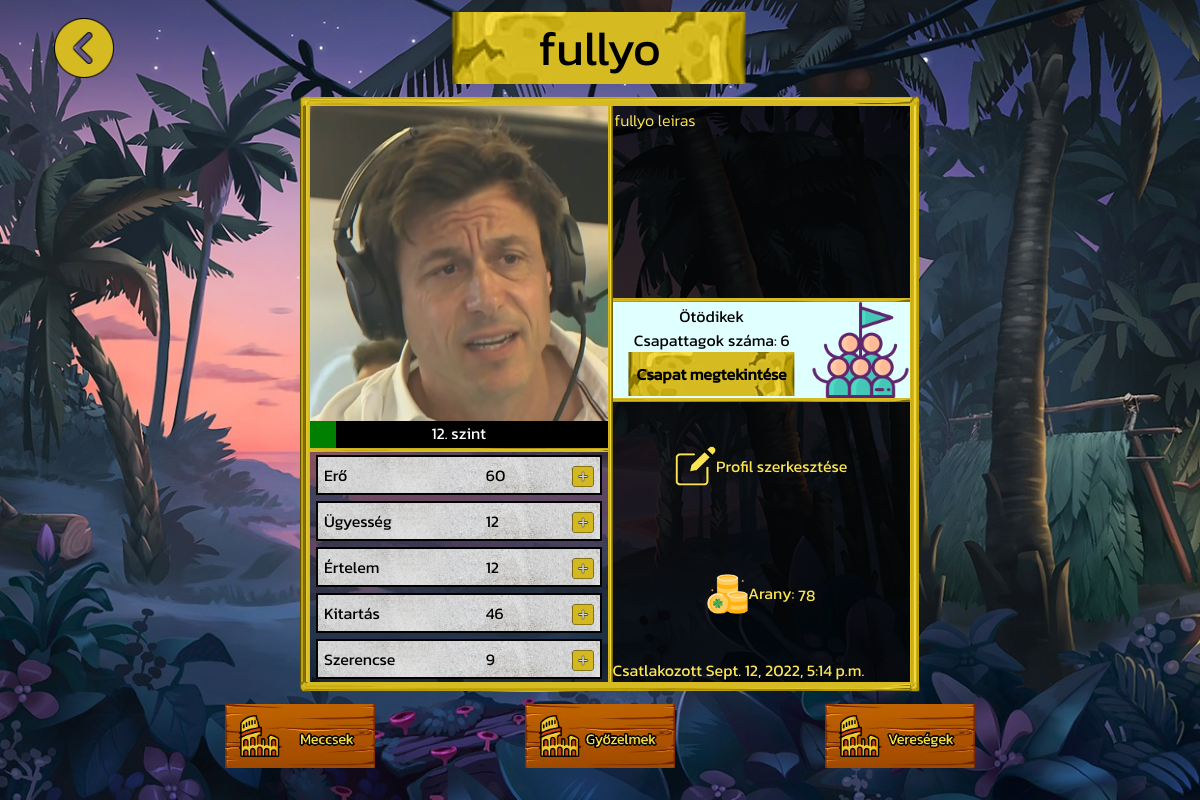
Before: /profil/47/ (signed in) with the older database file.
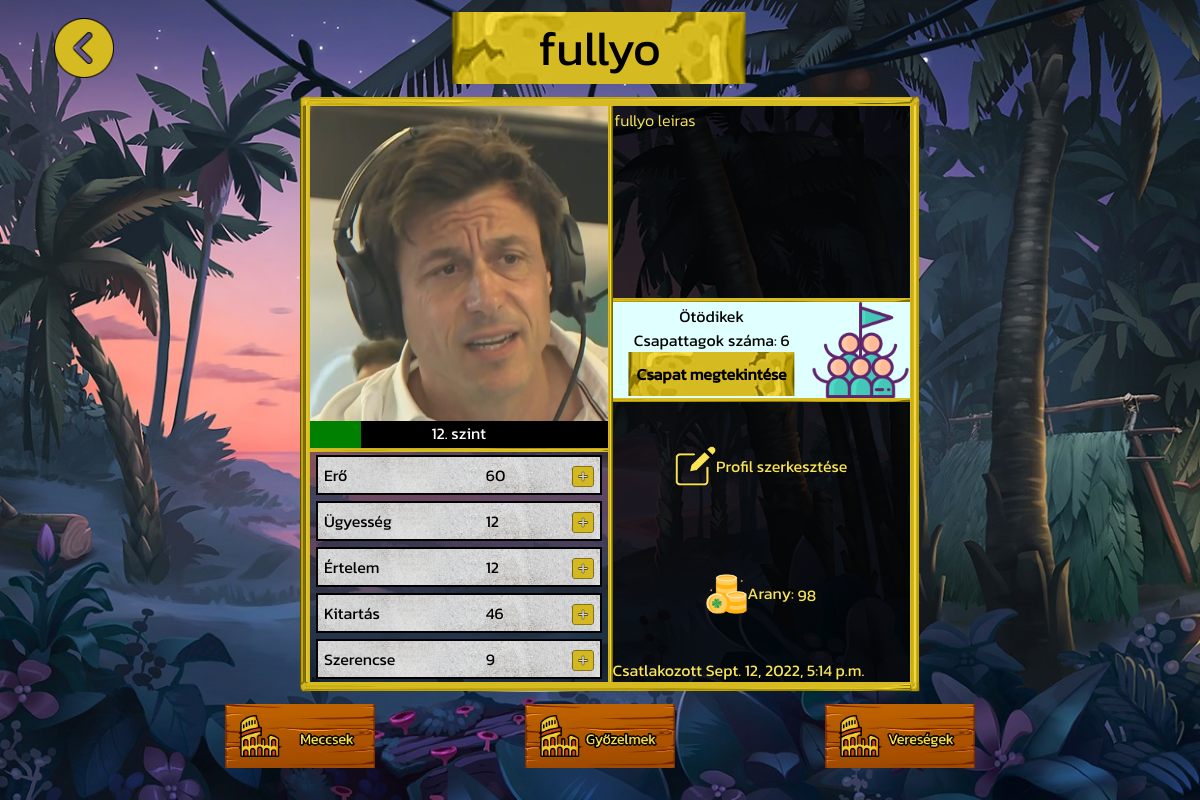
After: the same page with the newer database file.
### account/models.py (models this page shows, shortened)
class Account(AbstractBaseUser):
	username		= models.CharField(verbose_name = 'username', max_length = 20, unique = True)
	email 			= models.EmailField(verbose_name = 'email', max_length = 128, unique = True)
	date_joined		= models.DateTimeField(verbose_name = 'date joined', auto_now_add = True)
	last_login		= models.DateTimeField(verbose_name = 'last login', auto_now = True)
	description 	= models.TextField(verbose_name='description', max_length=200, null=True, blank=True)
	is_admin		= models.BooleanField(default=False)
	is_superuser	= models.BooleanField(default=False)
	is_staff		= models.BooleanField(default=False)
	is_active		= models.BooleanField(default=True) # - lehet false pl email-es aktivalas
	profile_image	= models.ImageField(null=True, blank=True, upload_to=profile_image_path)
	objects = CustomAccountManager()
	USERNAME_FIELD 	= 'username'
	REQUIRED_FIELDS	= ['email']

class Character(models.Model):
	account = models.OneToOneField(Account, on_delete=models.CASCADE, primary_key=True)
	ROLES = (
		('warrior', 'warrior'),
		('mage', 'mage'),
		('scout', 'scout'),
	)
	character_type	= models.CharField(verbose_name = 'character type', max_length = 20, choices=ROLES, default='')
	level			= models.DecimalField(verbose_name='level', max_digits=19, decimal_places=0, default = 1) #szint
	strength		= models.DecimalField(verbose_name='strength', max_digits=19, decimal_places=0, default = 8) #erő
	skill 			= models.DecimalField(verbose_name='skill', max_digits=19, decimal_places=0, default = 6) #ügyesség
	intelligence	= models.DecimalField(verbose_name='intelligence', max_digits=19, decimal_places=0, default = 7) #értelem
	health_point	= models.DecimalField(verbose_name='health point', max_digits=19, decimal_places=0, default = 10) #életerő
	fortune 		= models.DecimalField(verbose_name='fortune', max_digits=19, decimal_places=0, default = 8) #szerencse
	rank			= models.DecimalField(verbose_name='rank', max_digits=19, decimal_places=0, blank = True, null = True) #helyezes
	honor			= models.DecimalField(verbose_name='honor', max_digits=19, decimal_places=0, default = 1) #becsuletpont
	gold 			= models.DecimalField(verbose_name='gold', max_digits=20, decimal_places=0, default=100)
	current_xp 		= models.DecimalField(verbose_name='xp', max_digits=20, decimal_places=0, default=0) # jelenlegi xp pont
	next_level_xp	= models.DecimalField(verbose_name='next level xp', max_digits=20, decimal_places=0, default=150) # következő szint eléréshez szükséges xp pont
	objects 		= CharacterManager()

### team/models.py (models this page shows, shortened)
class Team(models.Model):
	name 			= models.CharField(max_length=60, unique=True, blank=False)
	description		= models.TextField(max_length=200, unique=False, blank=True, default="")
	date_created 	= models.DateTimeField(verbose_name = 'date created', auto_now_add = True, null=True)
	users 			= models.ManyToManyField(settings.AUTH_USER_MODEL, through='Membership')
	users_in_chat 	= models.ManyToManyField(settings.AUTH_USER_MODEL, related_name='users_in_chat')
	rank			= models.DecimalField(verbose_name='rank', max_digits=19, decimal_places=0, blank = True, null = True) #helyezes
	honor			= models.DecimalField(verbose_name='team honor', max_digits=19, decimal_places=0, default = 1) #becsuletpont
	owner_of_team 	= models.ForeignKey(settings.AUTH_USER_MODEL, on_delete=models.CASCADE, null=True, related_name='owner_of_team')
	objects 		= TeamManager()
	def __str__(self):
		return self.name

### account/views.py (the view)
# urls.py: path('profil/<user_id>/', profile_view, name='profile'),
@login_required(login_url='login')
def profile_view(request, *args, **kwargs):
	context = {}
	user_id = kwargs.get('user_id')
	try:
		account = Account.objects.get(id=user_id)
	except Account.DoesNotExist:
		return HttpResponse('Account does not exist')
	owner_of_the_profile = False
	if request.user.id == account.id:
		owner_of_the_profile = True
	if account.profile_image:
		profile_image = account.profile_image.url
	else:
		profile_image = STATIC_IMAGE_PATH_IF_DEFAULT_PIC_SET
	if not len(account.team_set.all()) == 0:
		team = account.team_set.all()[0]
		member_count = len(team.users.all())
	else:
		team = None
		member_count = None
	character_history = CharacterHistory.objects.get(account=account.id)
	character_fights_played = character_history.fights_played
	character_fights_won = character_history.fights_won
	character_fights_lost = character_history.fights_lost
	context = {
		'user_id': account.id,
		'username': account.username,
		'date_joined': account.date_joined,
		'last_login': account.last_login,
		'description': account.description,
		'profile_image': profile_image,
		'character_type': account.character.character_type,
		'level': account.character.level,
		'strength': account.character.strength,
		'skill': account.character.skill,
		'intelligence': account.character.intelligence,
		'health_point': account.character.health_point,
		'fortune': account.character.fortune,
		'rank': account.character.rank,
		'honor': account.character.honor,
		'gold': account.character.gold,
		'current_xp': account.character.current_xp,
		'next_level_xp': account.character.next_level_xp,
		'team': team,
		'team_member_count': member_count,
		'is_owner': owner_of_the_profile,
		'fights_count': character_fights_played,
		'fights_won_count': character_fights_won,
		'fights_lost_count': character_fights_lost,
	}
	return render(request, 'account/profile.html', context)

### account/templates/account/profile.html (shortened to what this page needs)
{% extends 'base_new.html' %}
{% load static %}
{% block content %}
<div id="profile-content-page">
	<div id="profile-title">
		<div id="profile-title-left">
			<div id="main-page-button">
				<img src="{% static 'images/previous-button.png' %}" alt="Vissza" class="go-to-main-page" onmouseover="changeColor(this)" onmouseout="resetColor(this)">
			</div>
		</div>
		<div id="profile-title-center">
			<div id="profile-title-main-text">
				<span>{{username}}</span>
			</div>
		</div>
		<div id="profile-title-right"></div>
	</div>
	<div id="profile-details">
		<div id="profile-container">
			<div id="profile-container-left">
				<div id="profile-container-left-profile-image">
				</div>
				<div id="health-bar-container">
					<div class="health-bar">
					</div>
					<p class="health-bar-text">{{level}}. szint</p>
				</div>
				<div id="profile-container-left-attributes">
					<div class="character-info-item">
						<div class="character-info-item-name">Erő</div>
						<div class="character-info-item-value" id="strength-value">{{strength}}</div>
						<div class="character-info-item-increase-button">
							<img src="{% static 'images/add-button.png' %}" alt="Plusz" onmouseover="changeColorAdd(this)" onmouseout="resetColorAdd(this)" onclick="increaseAttribute('{{user_id}}', 'strength')" class="increase-attribute-button" id="add-strength">
						</div>
					</div>
					<div class="character-info-item">
						<div class="character-info-item-name">Ügyesség</div>
						<div class="character-info-item-value" id="skill-value">{{skill}}</div>
						<div class="character-info-item-increase-button">
							<img src="{% static 'images/add-button.png' %}" alt="Plusz" onmouseover="changeColorAdd(this)" onmouseout="resetColorAdd(this)" onclick="increaseAttribute('{{user_id}}', 'skill')" class="increase-attribute-button" id="add-skill">
						</div>
					</div>
					<div class="character-info-item">
						<div class="character-info-item-name">Értelem</div>
						<div class="character-info-item-value" id="intelligence-value">{{intelligence}}</div>
						<div class="character-info-item-increase-button">
							<img src="{% static 'images/add-button.png' %}" alt="Plusz" onmouseover="changeColorAdd(this)" onmouseout="resetColorAdd(this)" onclick="increaseAttribute('{{user_id}}', 'intelligence')" class="increase-attribute-button" id="add-intelligence">
						</div>
					</div>
					<div class="character-info-item">
						<div class="character-info-item-name">Kitartás</div>
						<div class="character-info-item-value" id="health_point-value">{{health_point}}</div>
						<div class="character-info-item-increase-button">
							<img src="{% static 'images/add-button.png' %}" alt="Plusz" onmouseover="changeColorAdd(this)" onmouseout="resetColorAdd(this)" onclick="increaseAttribute('{{user_id}}', 'health_point')" class="increase-attribute-button" id="add-health_point">
						</div>
					</div>
					<div class="character-info-item">
						<div class="character-info-item-name">Szerencse</div>
						<div class="character-info-item-value" id="fortune-value">{{fortune}}</div>
						<div class="character-info-item-increase-button">
							<img src="{% static 'images/add-button.png' %}" alt="Plusz" onmouseover="changeColorAdd(this)" onmouseout="resetColorAdd(this)" onclick="increaseAttribute('{{user_id}}', 'fortune')" class="increase-attribute-button" id="add-fortune">
						</div>
					</div>
				</div>
			</div>
			<div id="profile-container-right">
				<div id="profile-container-right-description">
					<textarea id="description-text-area" maxlength="150"></textarea>
				</div>
				<div id="profile-container-right-team">
					<div id="team-content">
						{% if team == None %}
							<div id="team-content-no-team">
								<span>Jelenleg nincs csapata</span>
							</div>
						{% else %}
							<div id="team-name">
								<span>{{team}}</span>
							</div>
							<div id="team-member-count">
								<span>Csapattagok száma: {{team_member_count}}</span>
							</div>
							<div id="show-team-container">
								<div id="show-team-button">Csapat megtekintése</div>
							</div>
						{% endif %}
					</div>
					<div id="team-icon">
					</div>
				</div>
				<div id="profile-container-right-is-owner">
					<div id="is-owner-related-buttons">
						{% if is_owner %}
							<div id="is-owner-related-buttons-first">
								<div id="buttons-first-container">
									<img src="{% static 'images/profile-edit-icon.png' %}" alt="szerk-ikon">
									<span>Profil szerkesztése</span>
								</div>
							</div>
							<div id="is-owner-related-buttons-second">
								<div id="buttons-second-container">
									<img src="{% static 'images/coin.png' %}" alt="arany-ikon">
									<span>
										Arany: <span id="gold-value">{{gold}}</span>
									</span>
								</div>
							</div>
						{% endif %}
					</div>
					<div id="basic-info">
						<span id="register-date">Csatlakozott {{date_joined}}</span>
					</div>
				</div>
			</div>
		</div>
	</div>
	<div id="profile-stat">
		<div id="stat1">
			<div id="stat1-content">
			</div>
		</div>
		<div id="stat2">
			<div id="stat2-content">
			</div>
		</div>
		<div id="stat3">
			<div id="stat3-content">
			</div>
		</div>
	</div>
</div>
{% endblock %}

### templates/base_new.html (shortened to what this page needs)
{% load static %}
<!DOCTYPE html>
<html>
<head>
</head>
<body>
	<div class="main">
		<div class="main-container">
		{% block content %}
		{% endblock %}
		</div>
	</div>
</body>
</html>

### templates/base_new.html (style rules this page uses)
* { margin: 0; padding: 0; }
.main { width: 100vw; height: 100vh; background-color: blanchedalmond; }
.main-container { display: flex; justify-content: center; align-items: center; height: 100%; width: 100%; background-color: black; }

Changed rows visible on the page:
changed Character: gold "78" → "98"
